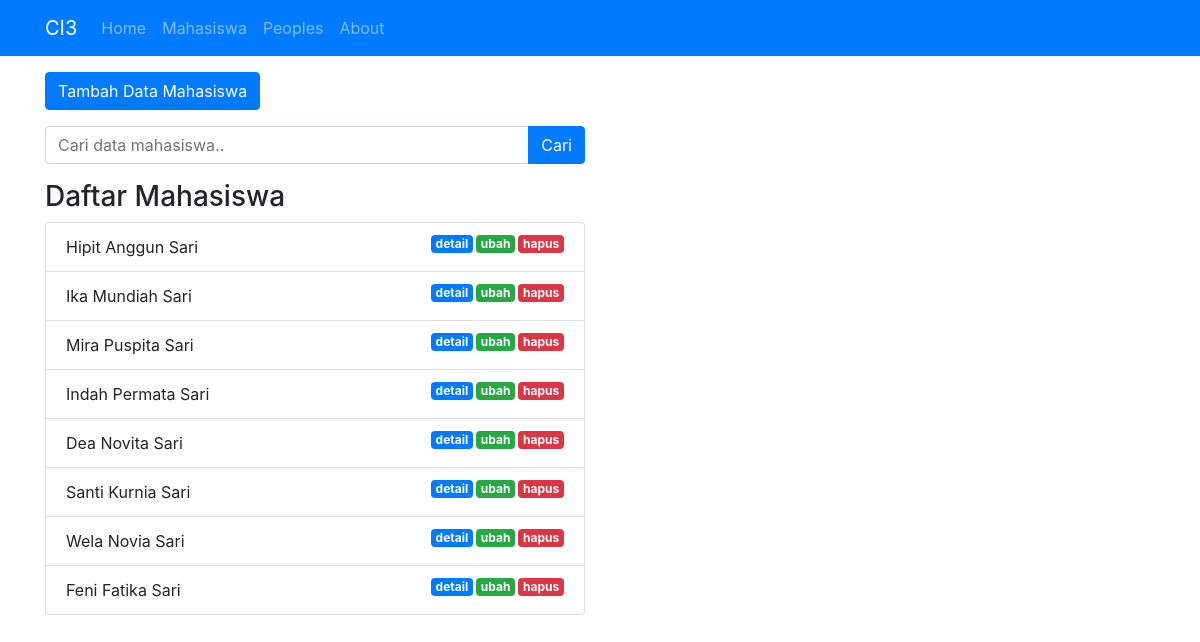
Screenshot of /index.php/mahasiswa with the database file from the repository.
### tables this page shows
CREATE TABLE `mahasiswa` (
  `id` int(11) NOT NULL,
  `nama` varchar(100) NOT NULL,
  `nrp` varchar(100) NOT NULL,
  `email` varchar(100) NOT NULL,
  `jurusan` varchar(100) NOT NULL
);

### application/controllers/Mahasiswa.php (called while the page is built, shortened)
<?php
class Mahasiswa extends CI_Controller {
    public function __construct()
{
        $this->load->model('Mahasiswa_model');
        $this->load->library('form_validation');
 }
    public function index()
{
        $data['judul'] = 'Daftar Mahasiswa';
        $data['mahasiswa'] = $this->Mahasiswa_model->getAllMahasiswa();
        $this->load->view('templates/header', $data);
        $this->load->view('mahasiswa/index', $data);
        $this->load->view('templates/footer');
    }
 }

### index.php (called while the page is built, shortened)
<?php
require_once BASEPATH.'core/CodeIgniter.php';

### application/models/mahasiswa_model.php (called while the page is built, shortened)
<?php
class Mahasiswa_model extends CI_model {
    public function getAllMahasiswa()
    {
    return $query = $this->db->get('mahasiswa')->result_array();
    }
}

### application/views/mahasiswa/index.php (the view, shortened to what this page needs)
<div class="container">
<div class="row mt-3">
<div class="col-md-6">
        <a href="<?= base_url(); ?>mahasiswa/tambah"
        class="btn btn-primary">Tambah Data Mahasiswa</a>
     </div>
</div>
       <div class="row mt-3">
           <div class="col-md-6">
           <form action="" method="post">
                    <div class="input-group">
                    <input type="text" class="form-control" placeholder="Cari data mahasiswa.." name="keyword">
                    <div class="input-group-append">
                    <button class="btn btn-primary">Cari</button>
                    </div>
                </div>
           </form>
        </div>
    </div>
    <div class="row mt-3">
        <div class="col-md-6">
        <h3>Daftar Mahasiswa</h3>
            <ul class="list-group">
            <?php
            foreach ($mahasiswa as $mhs) : ?>
                <li class="list-group-item">
                <?= $mhs['nama']; ?>
                <a href="<?= base_url(); ?>mahasiswa/hapus/<?= $mhs['id']; ?>" class="badge badge-danger float-right" onclick="return confirm('yakin?');">hapus</a>
                <a href="<?= base_url(); ?>mahasiswa/ubah/<?= $mhs['id']; ?>" class="badge badge-success float-right">ubah</a>
                <a href="<?= base_url(); ?>mahasiswa/detail/<?= $mhs['id']; ?>" class="badge badge-primary float-right">detail</a>
                </li>
        <?php endforeach; ?>
            </ul>
        </div>
    </div>
</div>

### application/views/templates/header.php (shortened to what this page needs)
<!DOCTYPE html>
<html lang="en">
<head>
    <link rel="stylesheet" href="<?= base_url()?>css/bootstrap.min.css">
    <link rel="stylesheet" href="<?= base_url(); ?>assets/css/style.css">
</head>
<body>
<nav class="navbar navbar-expand-lg navbar-dark bg-primary">
<div class="container">
    <a class="navbar-brand" href="#">CI3</a>
    <div class="collapse navbar-collapse" id="navbarNavAltMarkup">
    <div class="navbar-nav">
    <a class="nav-item nav-link" href="<?= base_url();?>">Home <span class="sr-only">(current)</span></a>
    <a class="nav-item nav-link" href="<?= base_url(); ?>mahasiswa">Mahasiswa</a>
    <a class="nav-item nav-link" href="<?= base_url(); ?>peoples">Peoples</a>
    <a class="nav-item nav-link" href="#">About</a>
        </div>
    </div>
</nav>

### application/views/templates/footer.php (shortened to what this page needs)
</body>
</html>

### assets/css/style.css (style rules this page uses)
.badge { margin-left: 3px ; }

### rows the page displays
mahasiswa: nama "Hipit Anggun Sari"
mahasiswa: nama "Ika Mundiah Sari"
mahasiswa: nama "Mira Puspita Sari"
mahasiswa: nama "Indah Permata Sari"
mahasiswa: nama "Dea Novita Sari"
mahasiswa: nama "Santi Kurnia Sari"
mahasiswa: nama "Wela Novia Sari"
mahasiswa: nama "Feni Fatika Sari"
